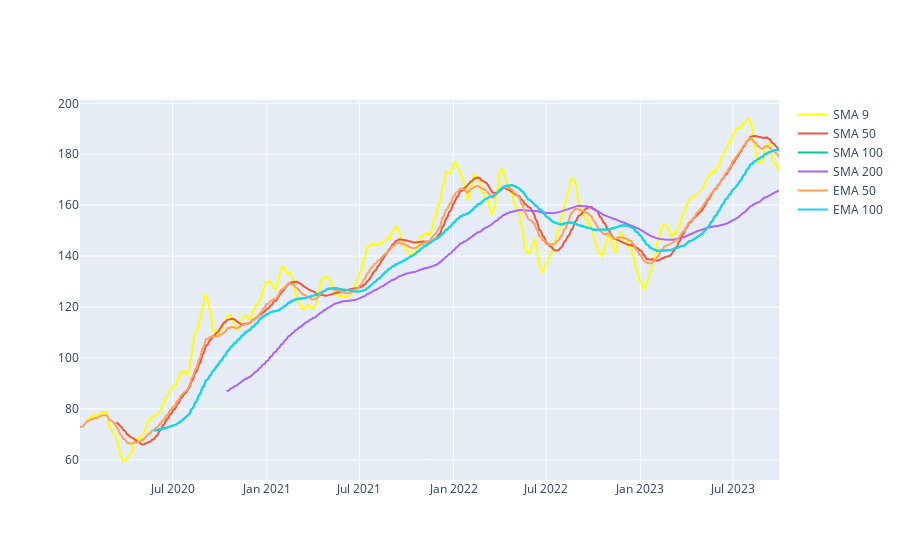

This figure's notebook cell:
### Markdown cell above
### Question 2: Plot the 50, 100 Exponential Moving Averages along with the Simple Moving Averages

### Code cell
emas = ExponentialMovingAverages(df, periods)
emas.run()
e2 = emas.get_series(50)
e3 = smas.get_series(100)

ep50 = go.Scatter(x=e2.index,y=e2, mode='lines')
ep50.name = 'EMA 50'
ep100 = go.Scatter(x=e3.index,y=e3, mode='lines')
ep100.name = 'EMA 100'

fig = go.Figure(data=[p9, p50, p100, p200, ep50, ep100])
fig.show()

### Figure 1 — Plotly figure (JSON) as saved in the notebook; plotly's stock layout.template omitted (floating-point values rounded to 4 significant figures; data arrays with more than 128 entries replaced by an {"elided": "..."} marker saying what was removed)
{"data": [{"line": {"color": "yellow"}, "mode": "lines", "name": "SMA 9", "type": "scatter", "x": {"elided": "943 str values"}, "y": {"elided": "943 float values"}}, {"mode": "lines", "name": "SMA 50", "type": "scatter", "x": {"elided": "943 str values"}, "y": {"elided": "943 float values"}}, {"mode": "lines", "name": "SMA 100", "type": "scatter", "x": {"elided": "943 str values"}, "y": {"elided": "943 float values"}}, {"mode": "lines", "name": "SMA 200", "type": "scatter", "x": {"elided": "943 str values"}, "y": {"elided": "943 float values"}}, {"mode": "lines", "name": "EMA 50", "type": "scatter", "x": {"elided": "943 str values"}, "y": {"elided": "943 float values"}}, {"mode": "lines", "name": "EMA 100", "type": "scatter", "x": {"elided": "943 str values"}, "y": {"elided": "943 float values"}}], "layout": {}}
